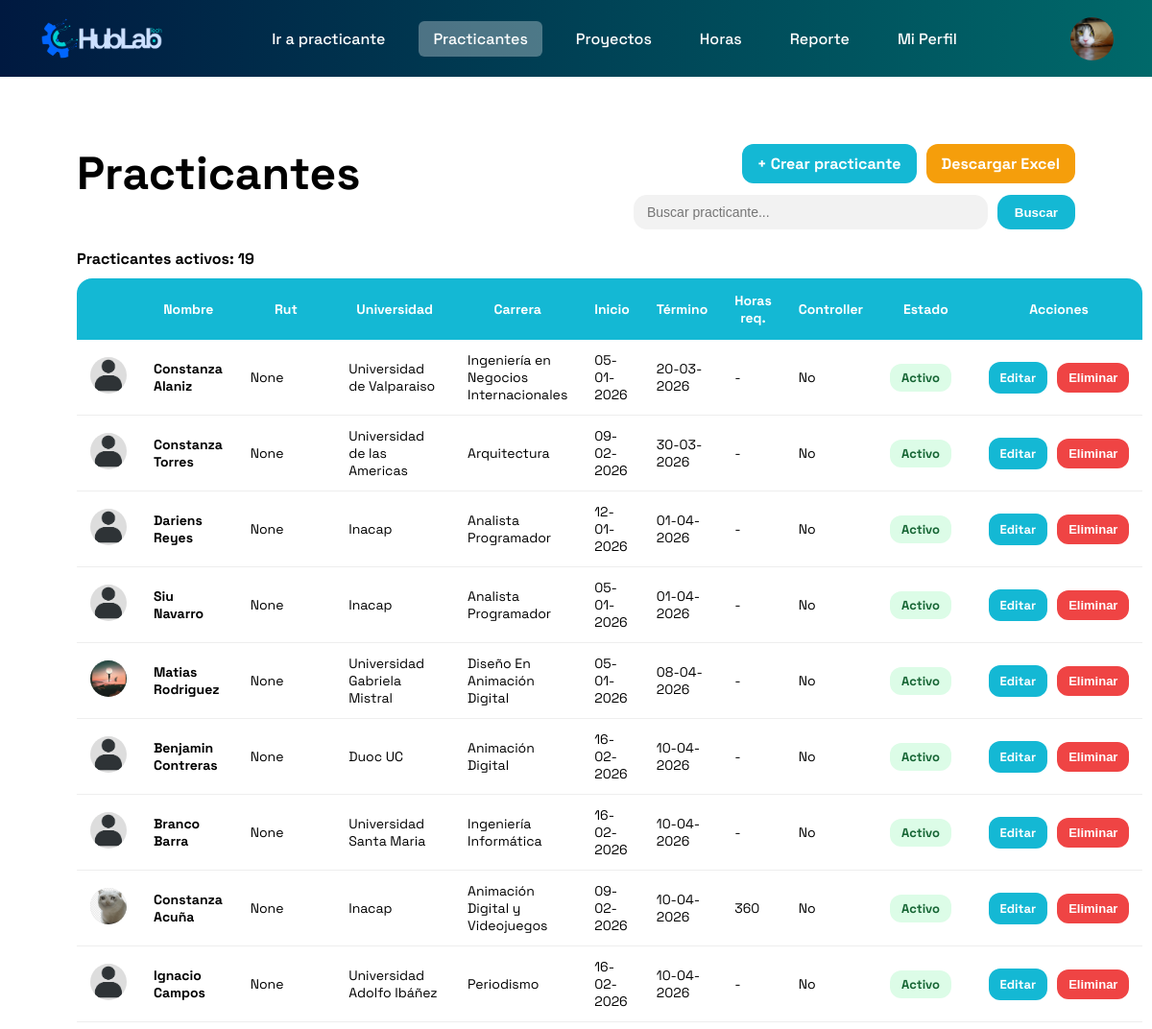
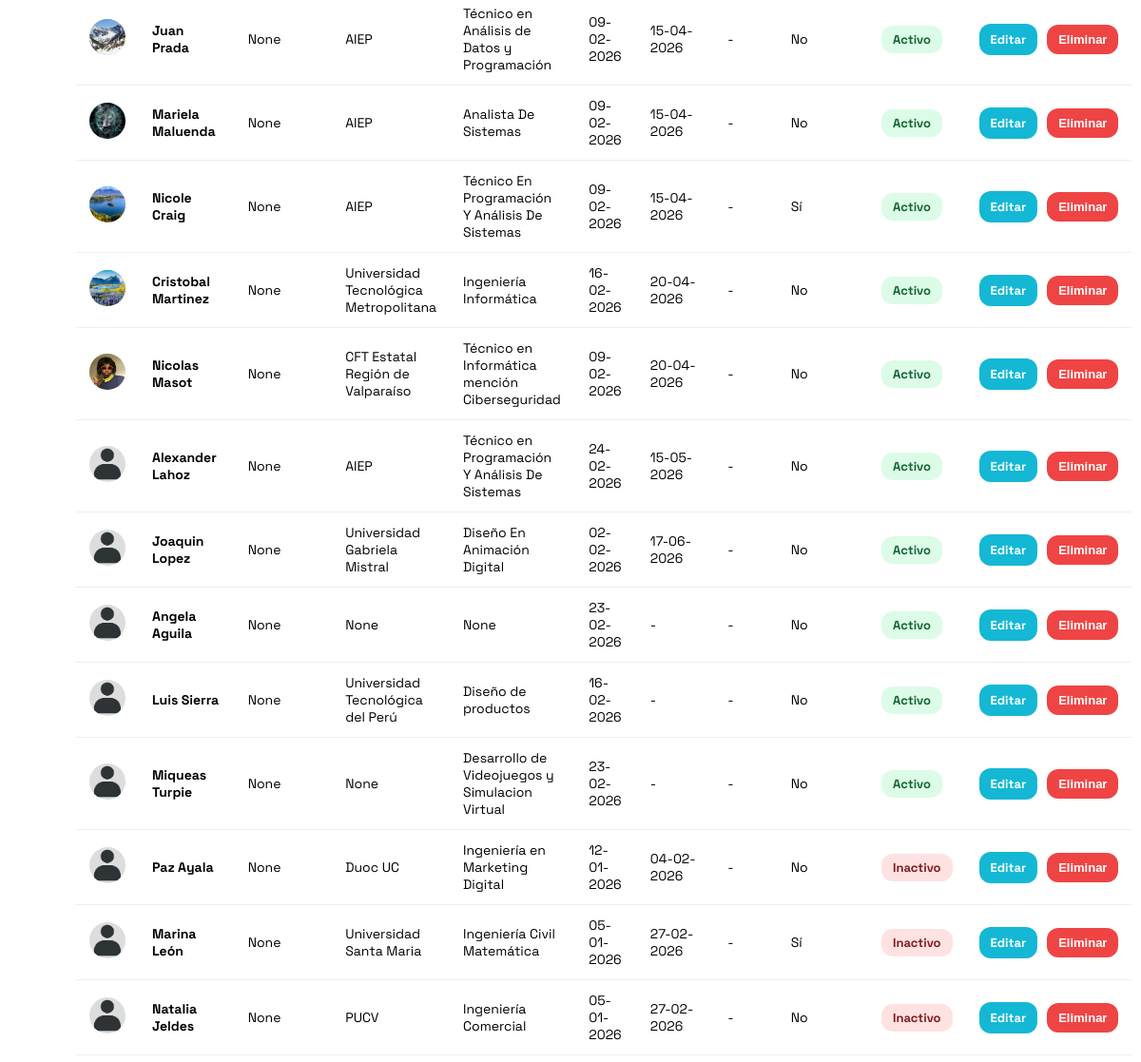
Page /panel/practicantes/ (signed in, upper part) on the earlier database version (2 pictures, top to bottom).
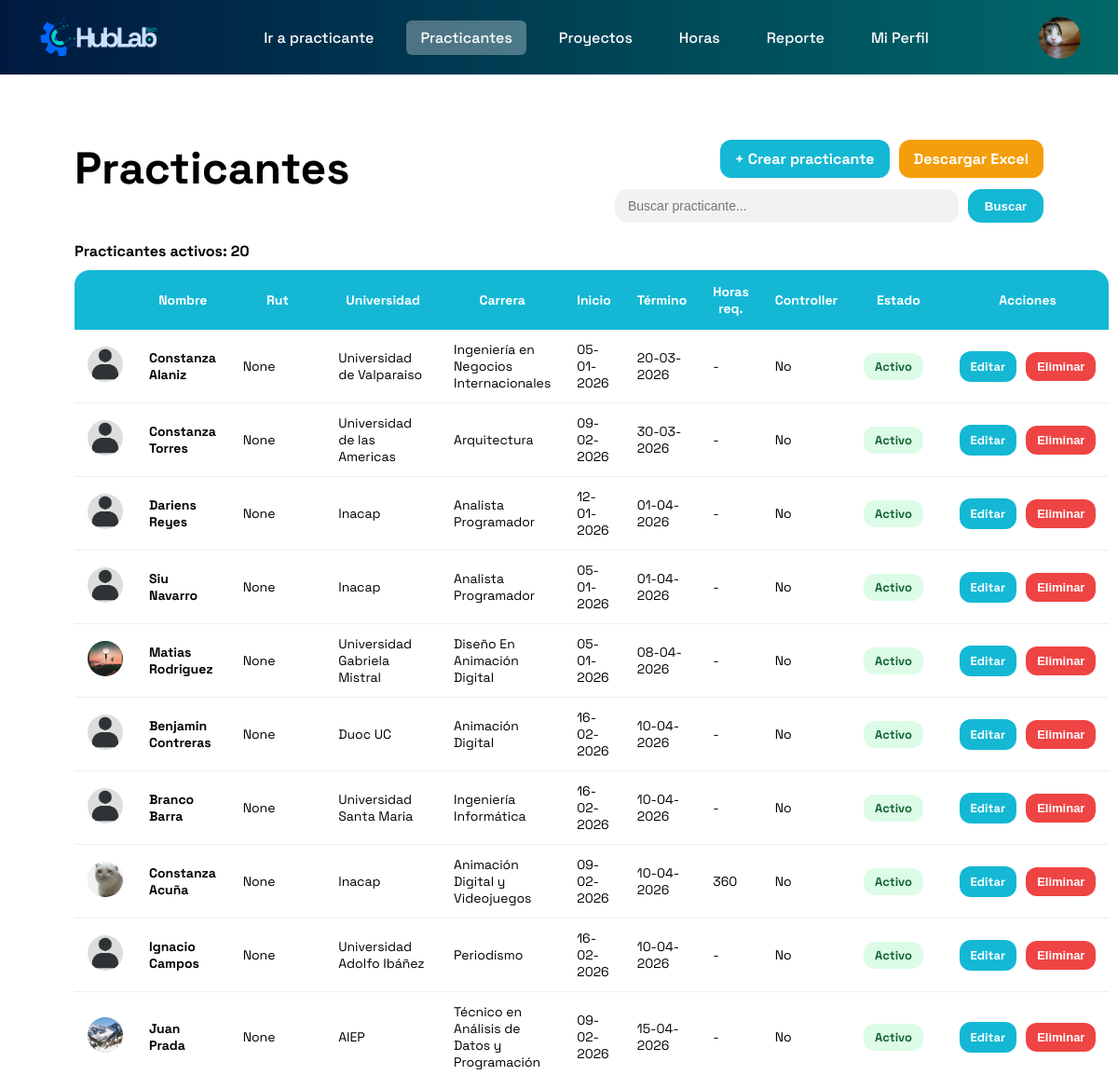
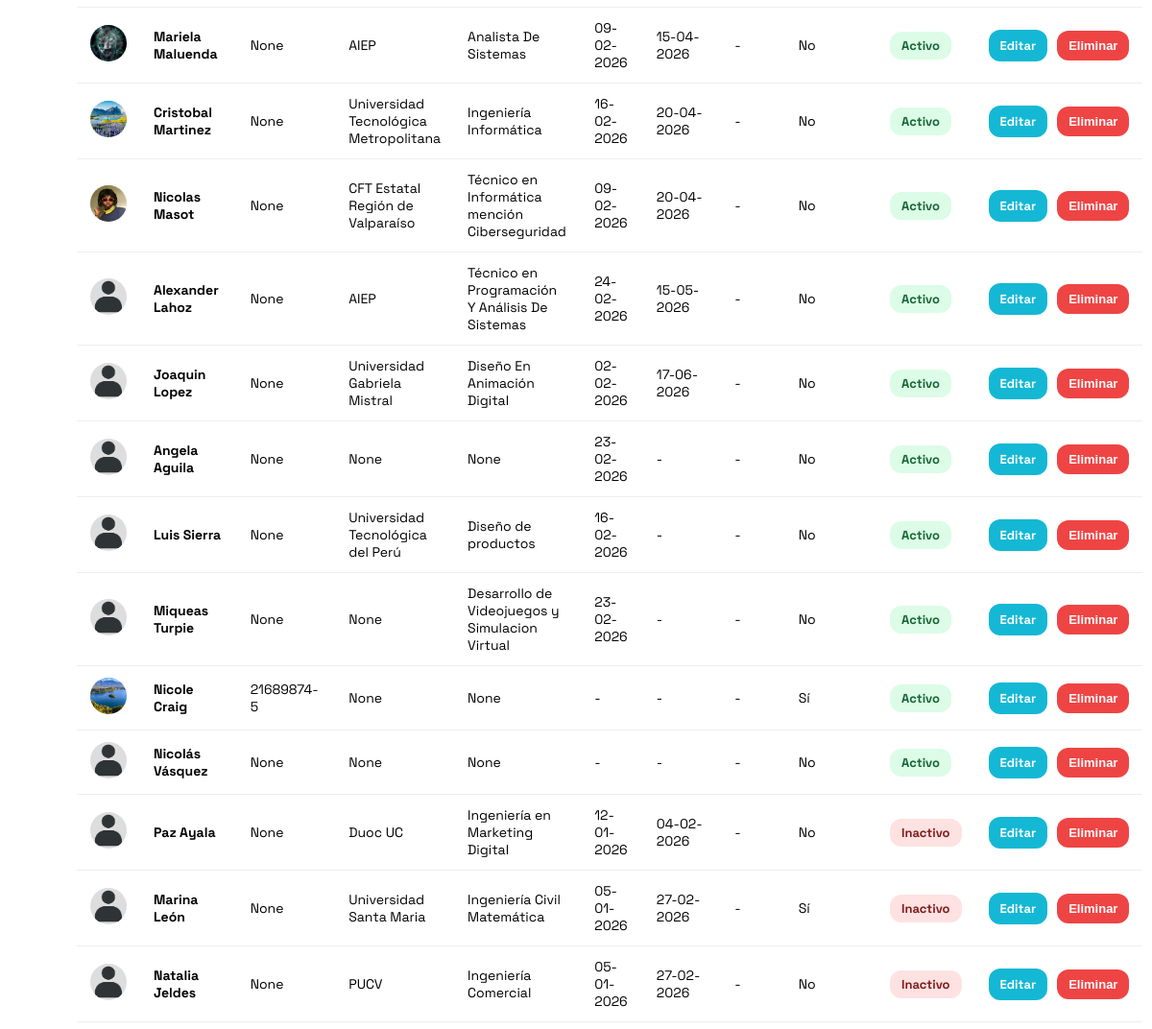
Same page on the later database version (2 pictures, top to bottom).
### core/models.py (models this page shows, shortened)
class Practicante(models.Model):
    id = models.UUIDField(primary_key=True, default=uuid.uuid4, editable=False)
    user = models.OneToOneField(User, on_delete=models.CASCADE)
    rut = models.CharField(max_length=12, unique=True, null=True, blank=True)
    universidad = models.CharField(max_length=255, null=True, blank=True)
    carrera = models.CharField(max_length=255, null=True, blank=True)
    fecha_nacimiento = models.DateField(blank=True, null=True)
    fecha_inicio_practica = models.DateField(null=True, blank=True)
    fecha_termino_practica = models.DateField(null=True, blank=True)
    horas_requeridas = models.IntegerField(null=True, blank=True)
    celular = models.CharField(max_length=15, blank=True, null=True)
    es_controller = models.BooleanField(default=False)
    activo = models.BooleanField(default=True)
    foto_perfil = models.ImageField(upload_to="perfiles/", null=True, blank=True)
    fecha_creacion = models.DateTimeField(auto_now_add=True)

### core/views.py (the view, shortened to what this page needs)
# urls.py: path("panel/practicantes/", admin_practicantes, name="admin_practicantes"),
@staff_member_required
def admin_practicantes(request):
    q = (request.GET.get("q") or "").strip()
    hoy = timezone.localdate()
    Practicante.objects.filter(
        activo=True,
        fecha_termino_practica__isnull=False,
        fecha_termino_practica__lte=hoy
    ).update(activo=False)
    practicantes_qs = Practicante.objects.select_related("user").filter(
        user__is_superuser=False,
    )
    practicantes = (
        practicantes_qs
        .annotate(
            orden_activo=Case(
                When(activo=True, then=Value(0)),
                default=Value(1),
                output_field=IntegerField(),
            ),
            orden_sin_fecha=Case(
                When(fecha_termino_practica__isnull=True, then=Value(1)),
                default=Value(0),
                output_field=IntegerField(),
            ),
        )
        .order_by("orden_activo", "orden_sin_fecha", "fecha_termino_practica", "user__first_name", "user__last_name")
    )
    total_activos = practicantes.filter(activo=True).count()
    return render(request, "admin_practicantes.html", {
        "practicantes": practicantes,
        "total_activos": total_activos,
    })

### core/context_processors.py (called while the page is built)
def _get_practicante(request):
    if not request.user.is_authenticated or request.user.is_superuser:
        return None
    return Practicante.objects.filter(user=request.user).first()

def navbar_avatar(request):
    avatar_url = None
    if request.user.is_authenticated:
        if request.user.is_superuser:
            perfil = _get_perfil_admin(request)
            if perfil and getattr(perfil, "foto_perfil", None):
                avatar_url = perfil.foto_perfil.url
        else:
            pract = _get_practicante(request)
            if pract and getattr(pract, "foto_perfil", None):
                avatar_url = pract.foto_perfil.url
    return {"navbar_avatar_url": avatar_url}

def es_controller(request):
    pract = _get_practicante(request)
    es_ctrl = bool(pract and pract.es_controller)
    return {"es_controller": es_ctrl}

def es_admin_path(request):
    path_actual = request.path or ""
    return {"es_admin_path": path_actual.startswith("/panel/")}

### core/templates/admin_practicantes.html (shortened to what this page needs)
{% extends "base.html" %}
{% load static %}
{% block content %}
<div class="wrap">
  <div class="header">
    <h1>Practicantes</h1>
    <div class="header-right">
      <div class="header-actions">
        <a href="{% url 'admin_practicante_crear' %}" class="btn">+ Crear practicante</a>
        <a href="{% url 'admin_practicantes_excel' %}?q={{ request.GET.q }}" class="btn btn-excel">
          Descargar Excel
        </a>
      </div>
      <form method="GET" class="search-box">
        <input
          type="text"
          name="q"
          placeholder="Buscar practicante..."
          value="{{ request.GET.q }}"
        >
        <button type="submit">Buscar</button>
      </form>
    </div>
  </div>
  <div style="margin-bottom:10px; font-weight:700;">
    Practicantes activos: {{ total_activos }}
  </div>
  <table class="table">
    <thead>
      <tr>
        <th></th>
        <th>Nombre</th>
        <th>Rut</th>
        <th>Universidad</th>
        <th>Carrera</th>
        <th>Inicio</th>
        <th>Término</th>
        <th>Horas req.</th>
        <th>Controller</th>
        <th>Estado</th>
        <th>Acciones</th>
      </tr>
    </thead>
    <tbody>
      {% for p in practicantes %}
      <tr>
        <td>
          {% if p.foto_perfil %}
            <img src="{{ p.foto_perfil.url }}" class="avatar" alt="avatar">
          {% else %}
            <img src="{% static 'images/default-avatar.png' %}" class="avatar" alt="avatar">
          {% endif %}
        </td>
        <td>
          <a href="{% url 'admin_practicante_perfil' p.user.id %}" style="text-decoration:none;color:inherit;font-weight:700;">
            {{ p.user.first_name }} {{ p.user.last_name }}
          </a>
        </td>
        <td>{{ p.rut }}</td>
        <td>{{ p.universidad }}</td>
        <td>{{ p.carrera }}</td>
        <td>
          {% if p.fecha_inicio_practica %}
            {{ p.fecha_inicio_practica|date:"d-m-Y" }}
          {% else %}-{% endif %}
        </td>
        <td>
          {% if p.fecha_termino_practica %}
            {{ p.fecha_termino_practica|date:"d-m-Y" }}
          {% else %}-{% endif %}
        </td>
        <td>{{ p.horas_requeridas|default:"-" }}</td>
        <td>
          {% if p.user.is_staff %}
            Sí
          {% else %}
            No
          {% endif %}
        </td>
        <td>
          {% if p.activo %}
            <span class="estado activo">Activo</span>
          {% else %}
            <span class="estado inactivo">Inactivo</span>
          {% endif %}
        </td>
        <td>
          <div class="row-actions">
            <a href="{% url 'admin_practicante_editar' p.user.id %}" class="btn-mini" style="background:#14b8d4;color:#fff;text-decoration:none;">
              Editar
            </a>
            <form method="POST" action="{% url 'admin_practicante_eliminar' p.user.id %}" style="margin:0;">
              <button type="submit"
                      class="btn-mini btn-del"
                      onclick="return confirm('¿Estás seguro que quieres eliminar este practicante? Esta opción eliminará todos los datos del practicante para siempre, incluyendo su registro de horas, participación en proyectos y reportes hechos. Te recomendamos marcarlo como inactivo en editar perfil si tiene mucha información.');">
                Eliminar
              </button>
            </form>
          </div>
        </td>
      </tr>
      {% empty %}
      <tr>
        <td colspan="10">No hay practicantes registrados.</td>
      </tr>
      {% endfor %}
    </tbody>
  </table>
</div>
{% endblock %}

Differences in the rows shown:
changed Practicante "Nicole": rut "None" → "21689874-5"; universidad "AIEP" → "None"; carrera "Técnico En Programación Y Análisis De Sistemas" → "None"; fecha_inicio_practica "09-02-2026" → (not shown); fecha_termino_practica "15-04-2026" → (not shown); now shows "-"; moves down the list
added Practicante: user.first_name "Nicolás", user.last_name "Vásquez", rut "None", universidad "None", carrera "None", horas_requeridas "-", activo "Activo"
Other differences:
{{ total_activos }}: "19" → "20"
